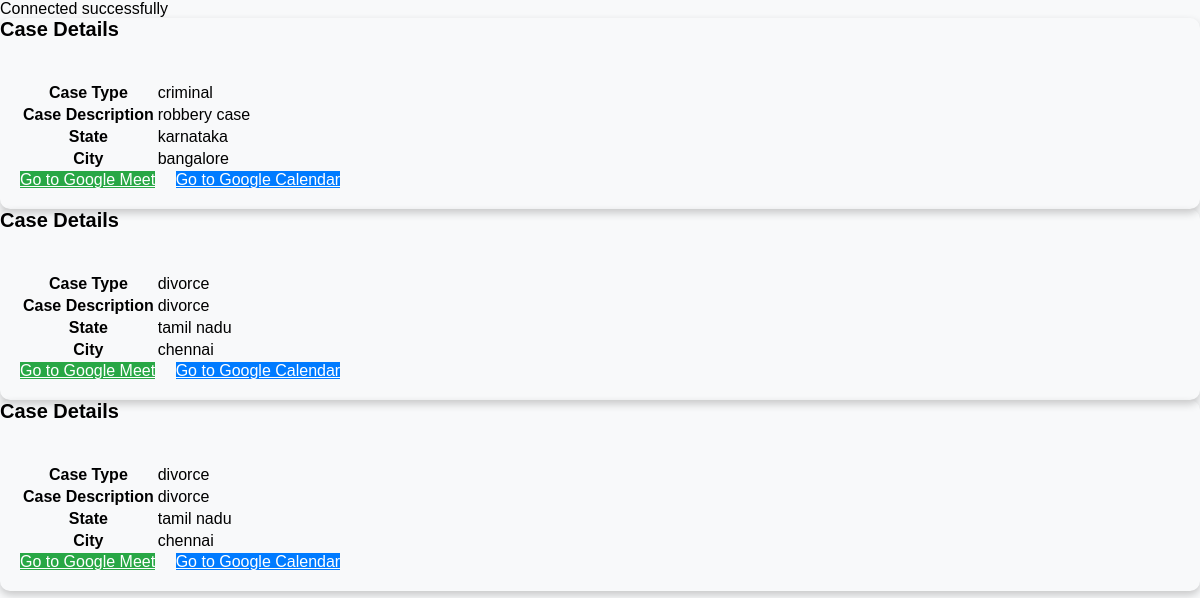
Page /usr_card.php on the committed database.
### tables this page shows
CREATE TABLE `cases` (
  `id` int(11) NOT NULL,
  `case_type` varchar(255) NOT NULL,
  `case_description` text DEFAULT NULL,
  `state` varchar(255) DEFAULT NULL,
  `city` varchar(255) DEFAULT NULL
);

### usr_card.php (the view, shortened to what this page needs)
<?php
include 'db_connect.php';
$sql = "SELECT * FROM cases";
$result = $conn->query($sql);
if ($result->num_rows > 0) {
    while($row = $result->fetch_assoc()) {
?>
<div class="card mb-3">
    <div class="card-header bg-primary text-white">Case Details</div>
    <div class="card-body">
        <table class="table table-striped table-bordered">
            <tbody>
                <tr>
                    <th scope="row">Case Type</th>
                    <td><?php echo $row["case_type"]; ?></td>
                </tr>
                <tr>
                    <th scope="row">Case Description</th>
                    <td><?php echo $row["case_description"]; ?></td>
                </tr>
                <tr>
                    <th scope="row">State</th>
                    <td><?php echo $row["state"]; ?></td>
                </tr>
                <tr>
                    <th scope="row">City</th>
                    <td><?php echo $row["city"]; ?></td>
                </tr>
            </tbody>
        </table>
        <a href="https://meet.google.com/" target="_blank" class="btn btn-success mt-3">Go to Google Meet</a>
        <a href="https://calendar.google.com/" target="_blank" class="btn btn-primary mt-3 ml-3">Go to Google Calendar</a>
    </div>
</div>
<?php
    }
} else {
    echo "0 results";
}
?>

### usr_card.php (style rules this page uses)
.card { border: none; border-radius: 10px; box-shadow: 0 4px 8px 0 rgba(0,0,0,0.2); transition: 0.3s; }
.card-header { font-size: 20px; font-weight: bold; }
.card-body { padding: 20px; }
.table { margin-top: 20px; }
.btn { width: 200px; transition: 0.3s; }
.btn-success { background-color: #28a745; border: none; color: white; }
.btn-primary { background-color: #007bff; border: none; color: white; }
.mt-3 { margin-top: 1rem !important; }
.ml-3 { margin-left: 1rem !important; }

### rows in the picture
cases: case_type "criminal", case_description "robbery case", state "karnataka", city "bangalore"
cases: case_type "divorce", case_description "divorce", state "tamil nadu", city "chennai"
cases: case_type "divorce", case_description "divorce", state "tamil nadu", city "chennai"
